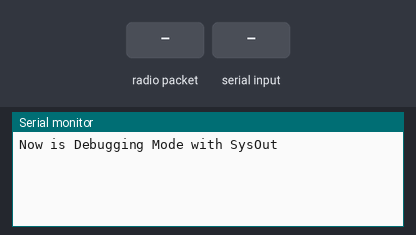
The sketch below on a simulated Arduino Uno, built with avr-gcc and run on an emulated ATmega328P. On the bench: the last lines printed to the serial monitor. Inputs (shaded band) come from the test bench. No radio packets arrive unless stated.

Above: at 1.2 s.
1.3 s: radio packet "ok" arrives
At 2.0 s:
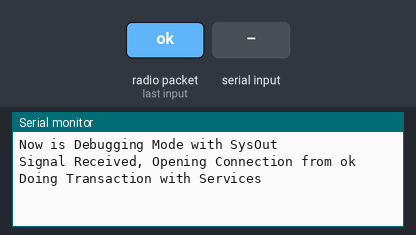
2.8 s: "ok" received over Serial
At 4.1 s:
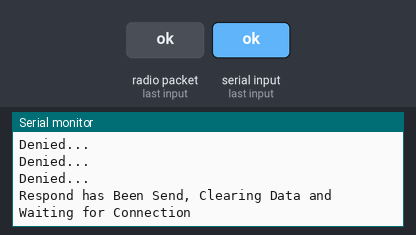
4.3 s: radio packet "a" arrives
At 4.53 s:
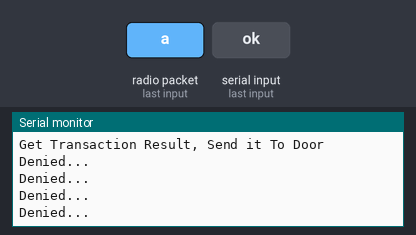
5.8 s: radio packet "b" arrives
At 6.6 s:
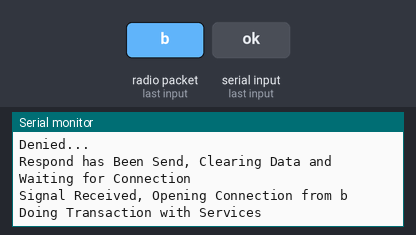
7.3 s: "a" received over Serial
At 7.47 s:
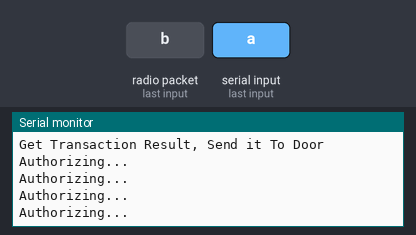
9.2 s: radio packet "1" arrives
At 10.3 s:
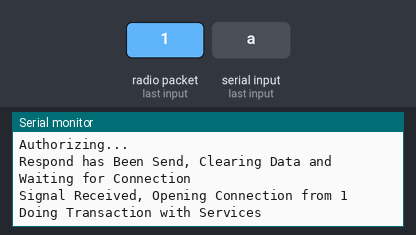

The sketch:

receiver_test.ino
```cpp
#include <SPI.h>
#include <nRF24L01.h>
#include <RF24.h>
RF24 radio(7, 8);
const byte rxAddr[6] = "00001";
boolean onConnection, authorize, handShaked;
String data, dataHandShake;
void setup(){
  while (!Serial);
  Serial.begin(9600);
  Serial.println(F("Now is Debugging Mode with SysOut"));
  radio.begin();
  radio.setRetries(15, 15);
  radio.setPALevel( RF24_PA_HIGH ) ;
  clearData();
  closeConnection();
}
void loop(){
  while (!onConnection){
    if (getSignal()){
      if (data != ""){
        Serial.println("Signal Received, Opening Connection from " + data);
        onConnection = true;
      }
    }
  }
  while (onConnection){
    Serial.println("Doing Transaction with Services");
    transaction();
    Serial.println("Get Transaction Result, Send it To Door");
    sendRespond(authorize);
    Serial.println("Respond has Been Send, Clearing Data and Waiting for Connection");
    clearData();
    closeConnection();
  }
}
boolean getSignal(){
  boolean stat = false;
  openListeningConnection();
  if (radio.available())
  {
    char text[32] = {0};
    radio.read(&text, sizeof(text));
    data = String(text);
    stat = true;
  }
  return stat;
}
void transaction(){
  while(!Serial.available()){};
  if (Serial.read() == 'a'){
    authorize = true;
  } else if (Serial.read() == 'b'){
    authorize = false;
  }
}
void sendRespond(boolean authorize){
  int i = 0;
  openWritingConnection();
  while (i < 17){
    if (authorize){
      Serial.println(F("Authorizing..."));
      const char text[] = "AccessGranted";
      radio.write(&text, sizeof(text));
    } else {
      Serial.println(F("Denied..."));
      const char text[] = "AccessGrantid";
      radio.write(&text, sizeof(text));
    }
    i++;
    delay(50);
//    for (int i = 0; i < 20; i++){
//      Serial.println("Waiting Hand Shake");
//      handShakingReceive();
//      delay(100);
//    }
  }
}
void handShakingReceive(){
  openListeningConnection();
  if (radio.available())
  {
    char text[32] = {0};
    radio.read(&text, sizeof(text));
    dataHandShake = String(text);
    Serial.println("Data Hand Sake = " + dataHandShake);
    if (dataHandShake == "ok"){
      Serial.println("Hand Shaked!");
      handShaked = true;
      //handShakingSend();
    }
  }
  delay(100);
}
void handShakingSend(){
  openWritingConnection();
  const char respond[] = "oks";
  radio.write(&respond, sizeof(respond));
}
void openWritingConnection(){
  radio.openWritingPipe(rxAddr);
  radio.stopListening();
}
void openListeningConnection(){
  radio.openReadingPipe(0, rxAddr);
  radio.startListening();
}
void clearData(){
  data = "";
  dataHandShake = "";
  authorize = false;
  handShaked = false;
}
void closeConnection(){
  onConnection = false;
}
```

Measured:
- after the input at 1.3 s, the serial monitor: prints a new line at once (image 1)
- after the input at 2.8 s, the serial monitor: prints a new line at once (image 2)
- after the input at 4.3 s, the serial monitor: prints a new line at once (image 3)
- after the input at 5.8 s, the serial monitor: prints a new line at once (image 4)
- after the input at 7.3 s, the serial monitor: prints a new line at once (image 5)
- after the input at 9.2 s, the serial monitor: prints a new line at once (image 6)
